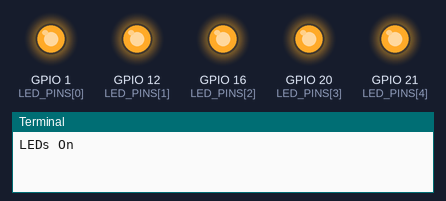
Recording of a program running on a simulated Raspberry Pi (BCM pin numbers). Parts: output pins drawn as LEDs (lit = HIGH), the last lines printed to the terminal.

Above: at 0.5 s.
At 3.5 s:
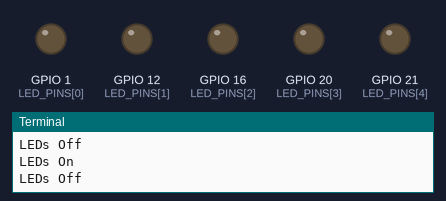
Timing chart, 0 to 4.6 s (numbered marks = the images above):
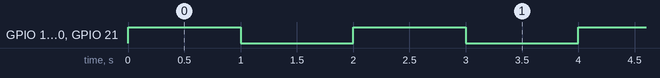

The program:

_02_LED_multiple_simultaneously_Optimize.py
```python
# Program to blink Multple LED simulatneously optimized way
import RPi.GPIO as GPIO
import time

# Constants
LED_PINS = [1, 12, 16, 20, 21]
BLINK_INTERVAL = 1  # seconds

def setup():
    GPIO.setmode(GPIO.BCM)
    for pin in LED_PINS:
        GPIO.setup(pin, GPIO.OUT)

def blink_leds():
    while True:
        # Turn all LEDs on
        for pin in LED_PINS:
            GPIO.output(pin, True)
        print("LEDs On")
        time.sleep(BLINK_INTERVAL)

        # Turn all LEDs off
        for pin in LED_PINS:
            GPIO.output(pin, False)
        print("LEDs Off")
        time.sleep(BLINK_INTERVAL)

def cleanup():
    GPIO.cleanup()

if __name__ == "__main__":
    try:
        setup()
        blink_leds()
    except KeyboardInterrupt:
        print("Program interrupted")
    finally:
        cleanup()
        print("GPIO cleaned up")
```

Measured:
- by itself, GPIO 1 (LED_PINS[0]), GPIO 12 (LED_PINS[1]), GPIO 16 (LED_PINS[2]), GPIO 20 (LED_PINS[3]), GPIO 21 (LED_PINS[4]): alternates HIGH for 1.0 s and LOW for 1.0 s
